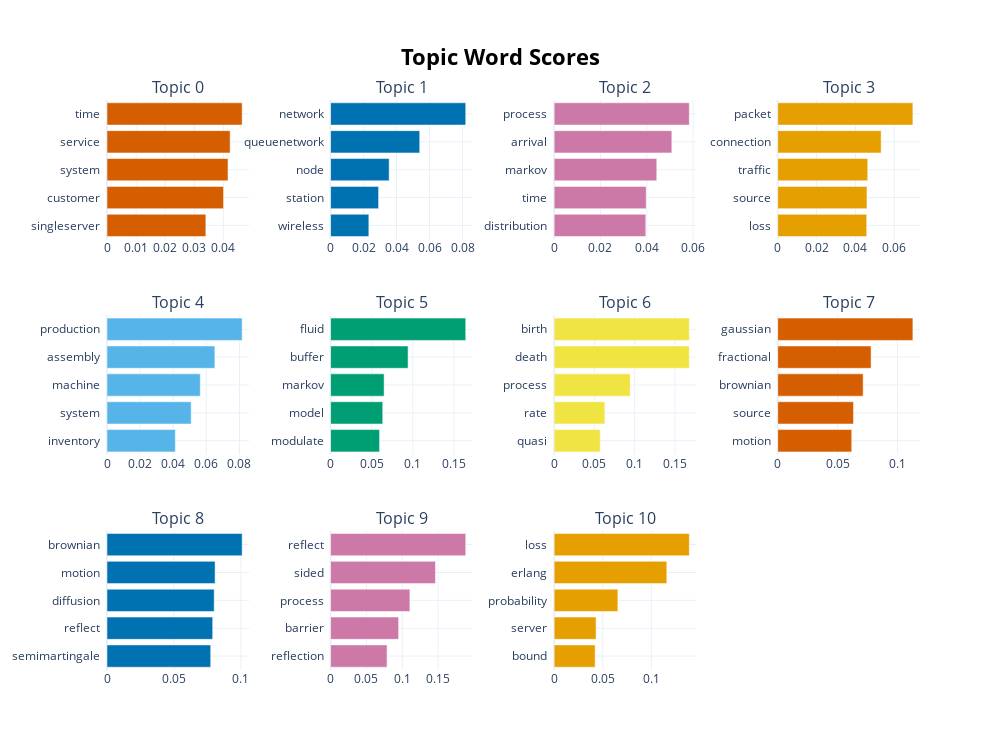

Notebook code for this chart:
### Code cell
# visualise the most frequent 9 topics
topic_model.visualize_barchart(top_n_topics = 11)  #height=200
#fig = topic_model.visualize_barchart(custom_labels=True)
#fig

### Figure 1 — Plotly figure (JSON) as saved in the notebook; plotly's stock layout.template omitted (floating-point values rounded to 4 significant figures)
{"data": [{"marker": {"color": "#D55E00"}, "orientation": "h", "type": "bar", "x": [0.03397, 0.04005, 0.04159, 0.04232, 0.04645], "xaxis": "x", "y": ["singleserver  ", "customer  ", "system  ", "service  ", "time  "], "yaxis": "y"}, {"marker": {"color": "#0072B2"}, "orientation": "h", "type": "bar", "x": [0.02319, 0.02911, 0.03551, 0.05405, 0.08194], "xaxis": "x2", "y": ["wireless  ", "station  ", "node  ", "queuenetwork  ", "network  "], "yaxis": "y2"}, {"marker": {"color": "#CC79A7"}, "orientation": "h", "type": "bar", "x": [0.03959, 0.03978, 0.04434, 0.05084, 0.0584], "xaxis": "x3", "y": ["distribution  ", "time  ", "markov  ", "arrival  ", "process  "], "yaxis": "y3"}, {"marker": {"color": "#E69F00"}, "orientation": "h", "type": "bar", "x": [0.04579, 0.04592, 0.04632, 0.05321, 0.06955], "xaxis": "x4", "y": ["loss  ", "source  ", "traffic  ", "connection  ", "packet  "], "yaxis": "y4"}, {"marker": {"color": "#56B4E9"}, "orientation": "h", "type": "bar", "x": [0.04127, 0.05084, 0.05633, 0.06514, 0.08163], "xaxis": "x5", "y": ["inventory  ", "system  ", "machine  ", "assembly  ", "production  "], "yaxis": "y5"}, {"marker": {"color": "#009E73"}, "orientation": "h", "type": "bar", "x": [0.05957, 0.06343, 0.0651, 0.09426, 0.1644], "xaxis": "x6", "y": ["modulate  ", "model  ", "markov  ", "buffer  ", "fluid  "], "yaxis": "y6"}, {"marker": {"color": "#F0E442"}, "orientation": "h", "type": "bar", "x": [0.05726, 0.06301, 0.09449, 0.1678, 0.1678], "xaxis": "x7", "y": ["quasi  ", "rate  ", "process  ", "death  ", "birth  "], "yaxis": "y7"}, {"marker": {"color": "#D55E00"}, "orientation": "h", "type": "bar", "x": [0.06174, 0.06322, 0.07127, 0.07788, 0.1128], "xaxis": "x8", "y": ["motion  ", "source  ", "brownian  ", "fractional  ", "gaussian  "], "yaxis": "y8"}, {"marker": {"color": "#0072B2"}, "orientation": "h", "type": "bar", "x": [0.07748, 0.07896, 0.08008, 0.08075, 0.101], "xaxis": "x9", "y": ["semimartingale  ", "reflect  ", "diffusion  ", "motion  ", "brownian  "], "yaxis": "y9"}, {"marker": {"color": "#CC79A7"}, "orientation": "h", "type": "bar", "x": [0.07875, 0.09488, 0.1106, 0.1462, 0.1884], "xaxis": "x10", "y": ["reflection  ", "barrier  ", "process  ", "sided  ", "reflect  "], "yaxis": "y10"}, {"marker": {"color": "#E69F00"}, "orientation": "h", "type": "bar", "x": [0.04213, 0.0431, 0.06554, 0.1159, 0.139], "xaxis": "x11", "y": ["bound  ", "server  ", "probability  ", "erlang  ", "loss  "], "yaxis": "y11"}], "layout": {"annotations": [{"font": {"size": 16}, "showarrow": false, "text": "Topic 0", "x": 0.0875, "xanchor": "center", "xref": "paper", "y": 1, "yanchor": "bottom", "yref": "paper"}, {"font": {"size": 16}, "showarrow": false, "text": "Topic 1", "x": 0.3625, "xanchor": "center", "xref": "paper", "y": 1, "yanchor": "bottom", "yref": "paper"}, {"font": {"size": 16}, "showarrow": false, "text": "Topic 2", "x": 0.6375, "xanchor": "center", "xref": "paper", "y": 1, "yanchor": "bottom", "yref": "paper"}, {"font": {"size": 16}, "showarrow": false, "text": "Topic 3", "x": 0.9125, "xanchor": "center", "xref": "paper", "y": 1, "yanchor": "bottom", "yref": "paper"}, {"font": {"size": 16}, "showarrow": false, "text": "Topic 4", "x": 0.0875, "xanchor": "center", "xref": "paper", "y": 0.6222, "yanchor": "bottom", "yref": "paper"}, {"font": {"size": 16}, "showarrow": false, "text": "Topic 5", "x": 0.3625, "xanchor": "center", "xref": "paper", "y": 0.6222, "yanchor": "bottom", "yref": "paper"}, {"font": {"size": 16}, "showarrow": false, "text": "Topic 6", "x": 0.6375, "xanchor": "center", "xref": "paper", "y": 0.6222, "yanchor": "bottom", "yref": "paper"}, {"font": {"size": 16}, "showarrow": false, "text": "Topic 7", "x": 0.9125, "xanchor": "center", "xref": "paper", "y": 0.6222, "yanchor": "bottom", "yref": "paper"}, {"font": {"size": 16}, "showarrow": false, "text": "Topic 8", "x": 0.0875, "xanchor": "center", "xref": "paper", "y": 0.2444, "yanchor": "bottom", "yref": "paper"}, {"font": {"size": 16}, "showarrow": false, "text": "Topic 9", "x": 0.3625, "xanchor": "center", "xref": "paper", "y": 0.2444, "yanchor": "bottom", "yref": "paper"}, {"font": {"size": 16}, "showarrow": false, "text": "Topic 10", "x": 0.6375, "xanchor": "center", "xref": "paper", "y": 0.2444, "yanchor": "bottom", "yref": "paper"}], "height": 750, "hoverlabel": {"bgcolor": "white", "font": {"family": "Rockwell", "size": 16}}, "showlegend": false, "title": {"font": {"color": "Black", "size": 22}, "text": "<b>Topic Word Scores", "x": 0.5, "xanchor": "center", "yanchor": "top"}, "width": 1000, "xaxis": {"anchor": "y", "autorange": true, "domain": [0, 0.175], "range": [0, 0.04889], "showgrid": true, "type": "linear"}, "xaxis10": {"anchor": "y10", "autorange": true, "domain": [0.275, 0.45], "range": [0, 0.1984], "showgrid": true, "type": "linear"}, "xaxis11": {"anchor": "y11", "autorange": true, "domain": [0.55, 0.725], "range": [0, 0.1463], "showgrid": true, "type": "linear"}, "xaxis12": {"anchor": "y12", "domain": [0.825, 1], "showgrid": true}, "xaxis2": {"anchor": "y2", "autorange": true, "domain": [0.275, 0.45], "range": [0, 0.08625], "showgrid": true, "type": "linear"}, "xaxis3": {"anchor": "y3", "autorange": true, "domain": [0.55, 0.725], "range": [0, 0.06148], "showgrid": true, "type": "linear"}, "xaxis4": {"anchor": "y4", "autorange": true, "domain": [0.825, 1], "range": [0, 0.07321], "showgrid": true, "type": "linear"}, "xaxis5": {"anchor": "y5", "autorange": true, "domain": [0, 0.175], "range": [0, 0.08592], "showgrid": true, "type": "linear"}, "xaxis6": {"anchor": "y6", "autorange": true, "domain": [0.275, 0.45], "range": [0, 0.173], "showgrid": true, "type": "linear"}, "xaxis7": {"anchor": "y7", "autorange": true, "domain": [0.55, 0.725], "range": [0, 0.1767], "showgrid": true, "type": "linear"}, "xaxis8": {"anchor": "y8", "autorange": true, "domain": [0.825, 1], "range": [0, 0.1187], "showgrid": true, "type": "linear"}, "xaxis9": {"anchor": "y9", "autorange": true, "domain": [0, 0.175], "range": [0, 0.1063], "showgrid": true, "type": "linear"}, "yaxis": {"anchor": "x", "autorange": true, "domain": [0.7556, 1], "range": [-0.5, 4.5], "showgrid": true, "type": "category"}, "yaxis10": {"anchor": "x10", "autorange": true, "domain": [0, 0.2444], "range": [-0.5, 4.5], "showgrid": true, "type": "category"}, "yaxis11": {"anchor": "x11", "autorange": true, "domain": [0, 0.2444], "range": [-0.5, 4.5], "showgrid": true, "type": "category"}, "yaxis12": {"anchor": "x12", "domain": [0, 0.2444], "showgrid": true}, "yaxis2": {"anchor": "x2", "autorange": true, "domain": [0.7556, 1], "range": [-0.5, 4.5], "showgrid": true, "type": "category"}, "yaxis3": {"anchor": "x3", "autorange": true, "domain": [0.7556, 1], "range": [-0.5, 4.5], "showgrid": true, "type": "category"}, "yaxis4": {"anchor": "x4", "autorange": true, "domain": [0.7556, 1], "range": [-0.5, 4.5], "showgrid": true, "type": "category"}, "yaxis5": {"anchor": "x5", "autorange": true, "domain": [0.3778, 0.6222], "range": [-0.5, 4.5], "showgrid": true, "type": "category"}, "yaxis6": {"anchor": "x6", "autorange": true, "domain": [0.3778, 0.6222], "range": [-0.5, 4.5], "showgrid": true, "type": "category"}, "yaxis7": {"anchor": "x7", "autorange": true, "domain": [0.3778, 0.6222], "range": [-0.5, 4.5], "showgrid": true, "type": "category"}, "yaxis8": {"anchor": "x8", "autorange": true, "domain": [0.3778, 0.6222], "range": [-0.5, 4.5], "showgrid": true, "type": "category"}, "yaxis9": {"anchor": "x9", "autorange": true, "domain": [0, 0.2444], "range": [-0.5, 4.5], "showgrid": true, "type": "category"}}}
